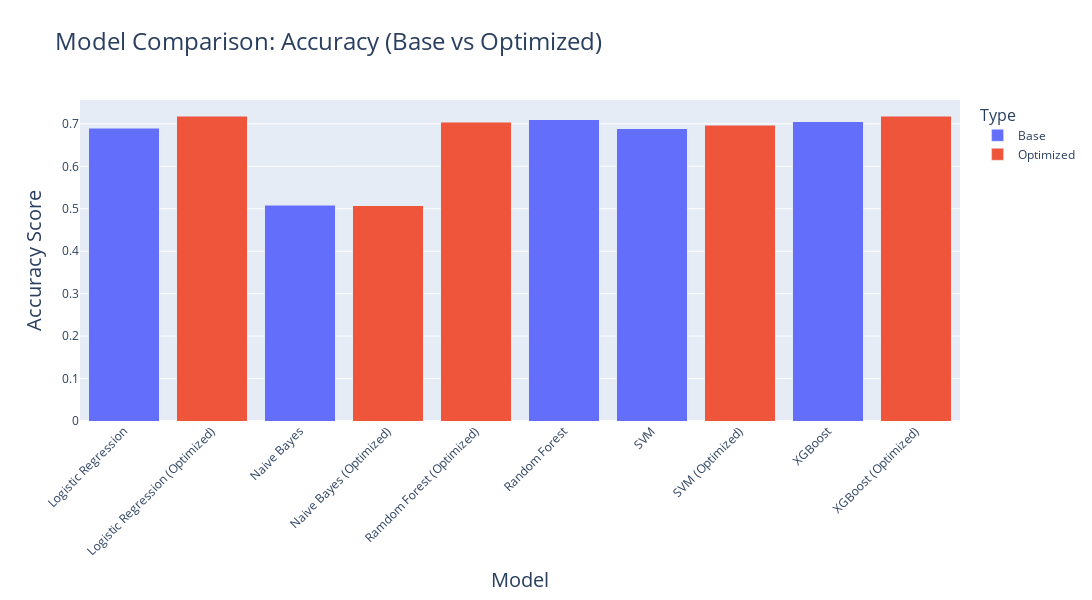

Notebook code for this chart:
### Code cell
# Import function from Model Comparison.py file
from Model_Comparison import plot_model_comparison

# Plot the model comparison
plot_model_comparison(results_combined)

### Figure 1 — Plotly figure (JSON) as saved in the notebook; plotly's stock layout.template omitted (floating-point values rounded to 4 significant figures)
{"data": [{"alignmentgroup": "True", "hovertemplate": "Type=Base<br>Model=%{x}<br>Accuracy Score=%{y}<extra></extra>", "legendgroup": "Base", "marker": {"color": "#636efa", "pattern": {"shape": ""}}, "name": "Base", "offsetgroup": "Base", "orientation": "v", "showlegend": true, "textposition": "auto", "type": "bar", "x": ["Logistic Regression", "Logistic Regression (Optimized)", "Naive Bayes", "Naive Bayes (Optimized)", "Ramdom Forest (Optimized)", "Random Forest", "SVM", "SVM (Optimized)", "XGBoost", "XGBoost (Optimized)"], "xaxis": "x", "y": [0.6897, null, 0.5085, null, null, 0.7093, 0.6884, null, 0.7053, null], "yaxis": "y"}, {"alignmentgroup": "True", "hovertemplate": "Type=Optimized<br>Model=%{x}<br>Accuracy Score=%{y}<extra></extra>", "legendgroup": "Optimized", "marker": {"color": "#EF553B", "pattern": {"shape": ""}}, "name": "Optimized", "offsetgroup": "Optimized", "orientation": "v", "showlegend": true, "textposition": "auto", "type": "bar", "x": ["Logistic Regression", "Logistic Regression (Optimized)", "Naive Bayes", "Naive Bayes (Optimized)", "Ramdom Forest (Optimized)", "Random Forest", "SVM", "SVM (Optimized)", "XGBoost", "XGBoost (Optimized)"], "xaxis": "x", "y": [null, 0.7184, null, 0.5072, 0.704, null, null, 0.6962, null, 0.7184], "yaxis": "y"}], "layout": {"barmode": "stack", "height": 600, "legend": {"title": {"font": {"size": 16}, "text": "Type"}, "tracegroupgap": 0}, "title": {"font": {"size": 24}, "text": "Model Comparison: Accuracy (Base vs Optimized)"}, "width": 1200, "xaxis": {"anchor": "y", "domain": [0, 1], "tickangle": -45, "title": {"font": {"size": 20}, "text": "Model"}}, "yaxis": {"anchor": "x", "domain": [0, 1], "title": {"font": {"size": 20}, "text": "Accuracy Score"}}}}
